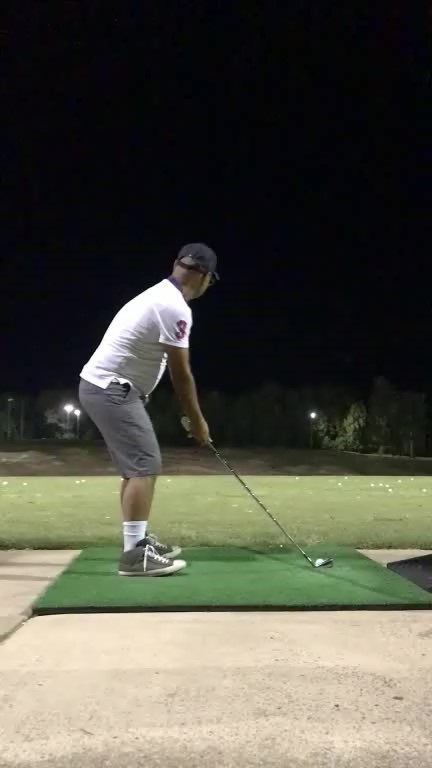
#> input picture assets/test1_frame0.jpg, 432 x 768 px
$ jupyter execute test_head_shot.ipynb   (shell and % lines are left out)
#> lines starting #> are read from the running program, lines starting #| are printed output that depends on the picture; after the words box and inside, x2 and y2 are one past the last pixel; in counts of white or black regions, pixels touching at a corner belong together
[cell 1]
import os
import cv2
import numpy as np
import matplotlib.pyplot as plt
import matplotlib.image as mpimg
plt.rcParams['figure.figsize'] = [16, 8]

[cell 2]
test_img = os.path.join("..", "assets", "test1_frame0.jpg")
# Read in the original frame
frame = cv2.imread(test_img)
#> frame is the input picture: shape (768, 432, 3); mean B, G, R 69.9, 81, 81.4

[cell 3]
plt.imshow(frame)

[cell 4]
test_img = frame.copy()
cv2.rectangle(test_img, (190, 240), (195, 260), (255, 0, 0))
#> test_img: shape (768, 432, 3); 0.02% of pixels changed, all inside (x1, y1, x2, y2) = (190, 240, 196, 261)
plt.imshow(test_img)

[cell 5]
# Define the coordinates of the nose position in the frame
nose_x = 190
nose_y = 250

# Define the size of the bounding box
bbox_size = 100

# Calculate the coordinates of the top-left and bottom-right corners of the bounding box
bbox_tl = (nose_x - bbox_size//2, nose_y - bbox_size//2)
bbox_br = (nose_x + bbox_size//2, nose_y + bbox_size//2)

# Crop the bounding box from the original frame
bbox = frame[bbox_tl[1]:bbox_br[1], bbox_tl[0]:bbox_br[0]]
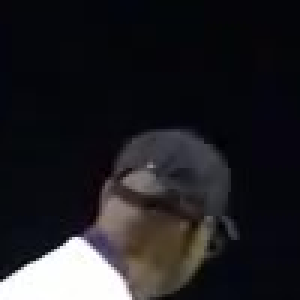
#> bbox: shape (100, 100, 3) (shown 3 times larger); mean B, G, R 36.2, 32.6, 33.5

# Resize the bounding box to the size of the original frame
bbox_resized = cv2.resize(bbox, (frame.shape[1], frame.shape[0]))
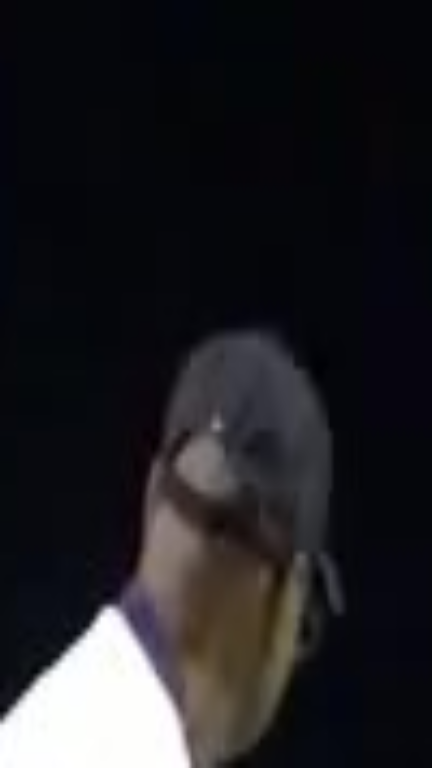
#> bbox_resized: shape (768, 432, 3); mean B, G, R 36.2, 32.5, 33.4

# Display the original frame and the enlarged bounding box

[cell 6]
plt.imshow(bbox)

[cell 7]
bbox.shape
#> Out = (100, 100, 3)

[cell 8]
cv2.imwrite("bbox.jpg", bbox)
#> Out = True

[cell 9]
cv2.imwrite("bbox_resized.jpg", bbox_resized)
#> Out = True
